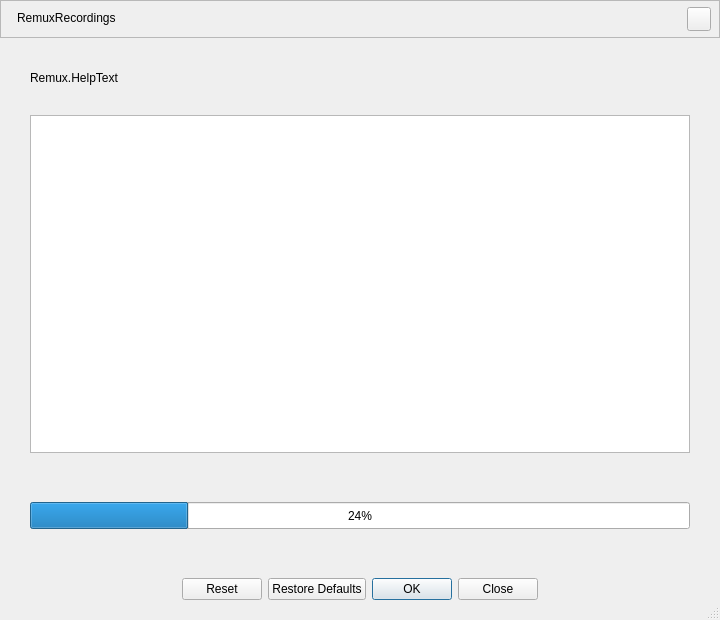
<?xml version="1.0" encoding="UTF-8"?>
<ui version="4.0">
 <class>AFQRemux</class>
 <widget class="QDialog" name="AFQRemux">
  <property name="geometry">
   <rect>
    <x>0</x>
    <y>0</y>
    <width>720</width>
    <height>620</height>
   </rect>
  </property>
  <property name="minimumSize">
   <size>
    <width>0</width>
    <height>0</height>
   </size>
  </property>
  <property name="windowTitle">
   <string>RemuxRecordings</string>
  </property>
  <property name="sizeGripEnabled">
   <bool>true</bool>
  </property>
  <layout class="QVBoxLayout" name="verticalLayout">
   <property name="spacing">
    <number>0</number>
   </property>
   <property name="leftMargin">
    <number>0</number>
   </property>
   <property name="topMargin">
    <number>0</number>
   </property>
   <property name="rightMargin">
    <number>0</number>
   </property>
   <property name="bottomMargin">
    <number>0</number>
   </property>
   <item>
    <widget class="QFrame" name="titleFrame">
     <property name="sizePolicy">
      <sizepolicy hsizetype="Preferred" vsizetype="Fixed">
       <horstretch>0</horstretch>
       <verstretch>0</verstretch>
      </sizepolicy>
     </property>
     <property name="minimumSize">
      <size>
       <width>0</width>
       <height>38</height>
      </size>
     </property>
     <property name="maximumSize">
      <size>
       <width>16777215</width>
       <height>38</height>
      </size>
     </property>
     <property name="frameShape">
      <enum>QFrame::StyledPanel</enum>
     </property>
     <property name="frameShadow">
      <enum>QFrame::Raised</enum>
     </property>
     <layout class="QHBoxLayout" name="horizontalLayout">
      <property name="leftMargin">
       <number>16</number>
      </property>
      <property name="topMargin">
       <number>6</number>
      </property>
      <property name="rightMargin">
       <number>8</number>
      </property>
      <property name="bottomMargin">
       <number>8</number>
      </property>
      <item>
       <widget class="QLabel" name="labelTitle">
        <property name="text">
         <string>RemuxRecordings</string>
        </property>
        <property name="labelType" stdset="0">
         <string>labelTitle</string>
        </property>
       </widget>
      </item>
      <item>
       <spacer name="horizontalSpacer">
        <property name="orientation">
         <enum>Qt::Horizontal</enum>
        </property>
        <property name="sizeHint" stdset="0">
         <size>
          <width>559</width>
          <height>19</height>
         </size>
        </property>
       </spacer>
      </item>
      <item>
       <widget class="QPushButton" name="pushButton_Close">
        <property name="sizePolicy">
         <sizepolicy hsizetype="Fixed" vsizetype="Fixed">
          <horstretch>0</horstretch>
          <verstretch>0</verstretch>
         </sizepolicy>
        </property>
        <property name="minimumSize">
         <size>
          <width>24</width>
          <height>24</height>
         </size>
        </property>
        <property name="maximumSize">
         <size>
          <width>24</width>
          <height>24</height>
         </size>
        </property>
        <property name="text">
         <string/>
        </property>
        <property name="buttonType" stdset="0">
         <string>closeButton</string>
        </property>
       </widget>
      </item>
     </layout>
    </widget>
   </item>
   <item>
    <widget class="QWidget" name="widget_TableViewArea" native="true">
     <layout class="QVBoxLayout" name="verticalLayout_4">
      <property name="spacing">
       <number>30</number>
      </property>
      <property name="leftMargin">
       <number>30</number>
      </property>
      <property name="topMargin">
       <number>33</number>
      </property>
      <property name="rightMargin">
       <number>30</number>
      </property>
      <item>
       <widget class="QLabel" name="label">
        <property name="text">
         <string>Remux.HelpText</string>
        </property>
        <property name="wordWrap">
         <bool>true</bool>
        </property>
       </widget>
      </item>
      <item>
       <widget class="QTableView" name="tableView">
        <property name="selectionMode">
         <enum>QAbstractItemView::NoSelection</enum>
        </property>
        <attribute name="horizontalHeaderMinimumSectionSize">
         <number>23</number>
        </attribute>
        <attribute name="horizontalHeaderDefaultSectionSize">
         <number>23</number>
        </attribute>
        <attribute name="verticalHeaderVisible">
         <bool>false</bool>
        </attribute>
        <attribute name="verticalHeaderDefaultSectionSize">
         <number>23</number>
        </attribute>
       </widget>
      </item>
     </layout>
    </widget>
   </item>
   <item>
    <layout class="QHBoxLayout" name="horizontalLayout_2">
     <property name="spacing">
      <number>0</number>
     </property>
     <property name="leftMargin">
      <number>30</number>
     </property>
     <property name="topMargin">
      <number>40</number>
     </property>
     <property name="rightMargin">
      <number>30</number>
     </property>
     <property name="bottomMargin">
      <number>40</number>
     </property>
     <item>
      <widget class="QProgressBar" name="progressBar">
       <property name="minimumSize">
        <size>
         <width>0</width>
         <height>27</height>
        </size>
       </property>
       <property name="maximumSize">
        <size>
         <width>16777215</width>
         <height>27</height>
        </size>
       </property>
       <property name="value">
        <number>24</number>
       </property>
      </widget>
     </item>
    </layout>
   </item>
   <item>
    <widget class="QWidget" name="widget_ButtonBoxArea" native="true">
     <layout class="QVBoxLayout" name="verticalLayout_3">
      <property name="spacing">
       <number>10</number>
      </property>
      <property name="bottomMargin">
       <number>20</number>
      </property>
      <item>
       <widget class="QDialogButtonBox" name="buttonBox">
        <property name="standardButtons">
         <set>QDialogButtonBox::Close|QDialogButtonBox::Ok|QDialogButtonBox::Reset|QDialogButtonBox::RestoreDefaults</set>
        </property>
        <property name="centerButtons">
         <bool>true</bool>
        </property>
       </widget>
      </item>
     </layout>
    </widget>
   </item>
  </layout>
 </widget>
 <resources/>
 <connections/>
</ui>
